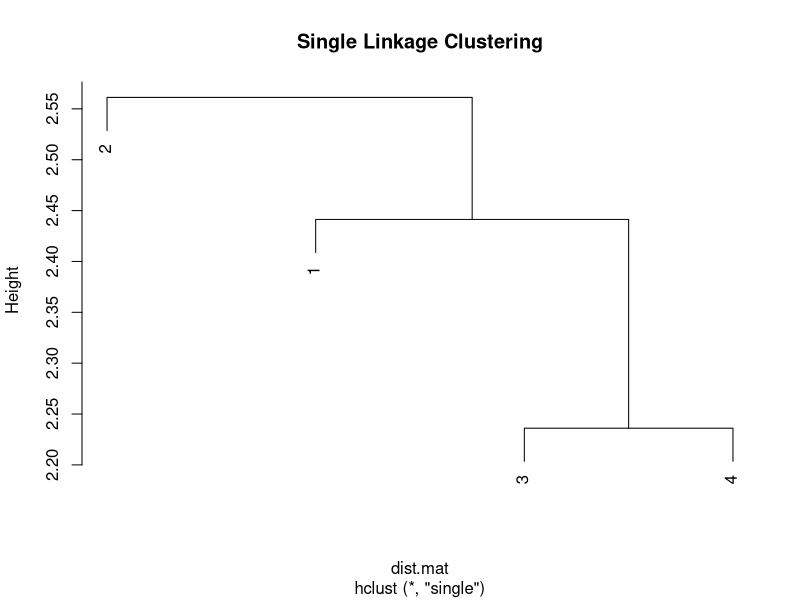
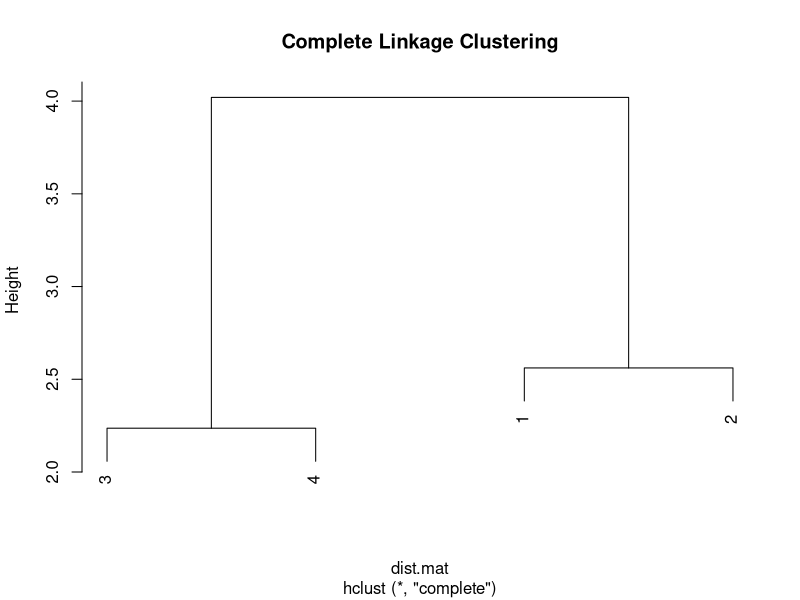
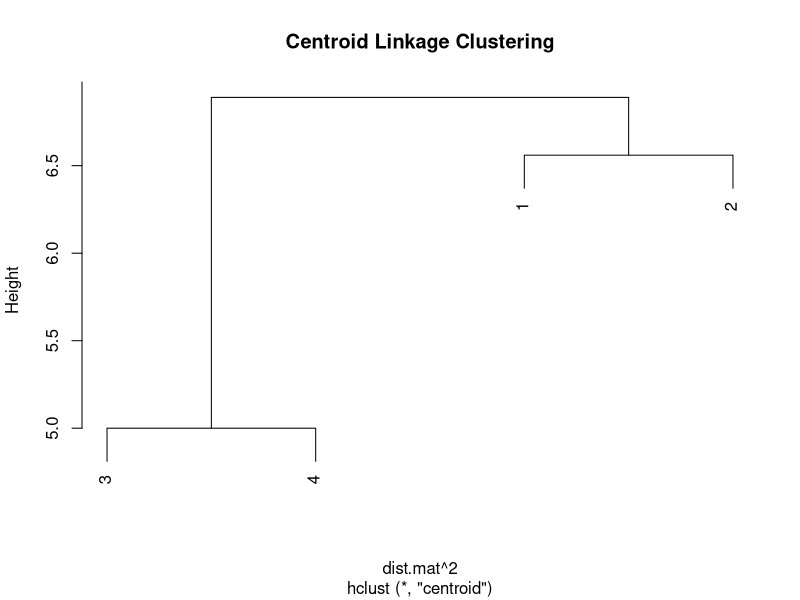
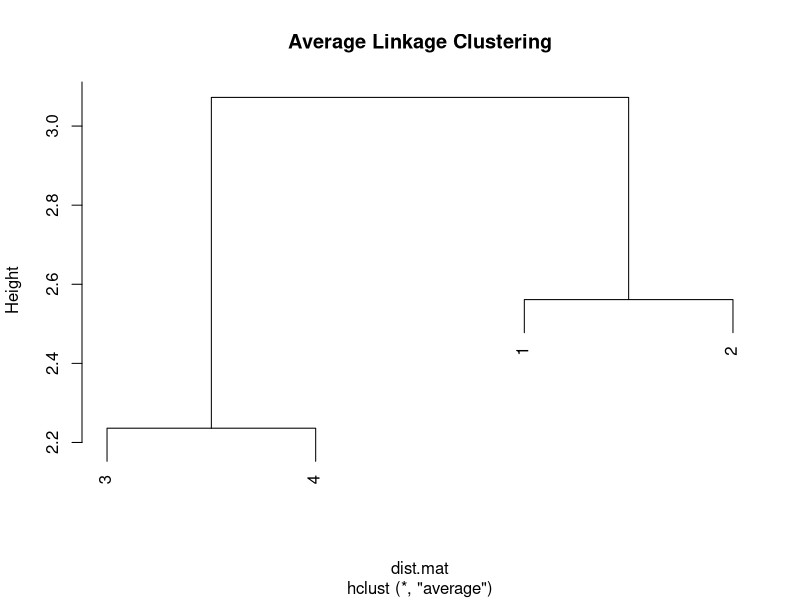
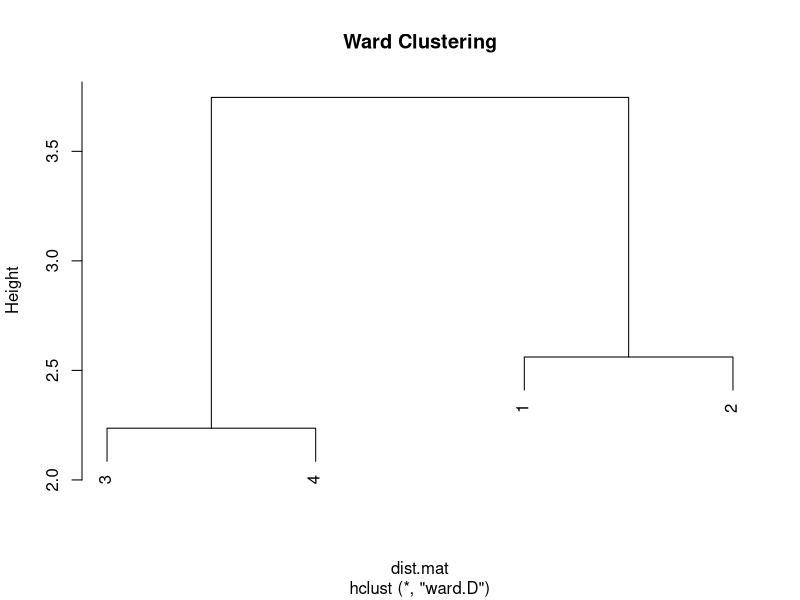

Recreate these plots in R, in order.

############################################################
# TwoVariable.R
# Hierarchical Clustering Demonstration
############################################################

set1 <- data.frame(
  var1 = c(2,4,6,4),
  var2 = c(3.4,5,3,2)
)

############################################################
# Distance matrix
dist.mat <- dist(set1, method = "euclidean")

############################################################
# Single linkage clustering
clust.single <- hclust(dist.mat, method = "single")
clust.single$merge
plot(clust.single, main = "Single Linkage Clustering")

############################################################
# Complete linkage clustering
clust.complete <- hclust(dist.mat, method = "complete")
clust.complete$merge
plot(clust.complete, main = "Complete Linkage Clustering")

############################################################
# Centroid linkage clustering
clust.centroid <- hclust(dist.mat^2, method = "centroid")
clust.centroid$merge
plot(clust.centroid, main = "Centroid Linkage Clustering")

############################################################
# Average linkage clustering
clust.average <- hclust(dist.mat, method = "average")
clust.average$merge
plot(clust.average, main = "Average Linkage Clustering")

############################################################
# Ward method
clust.ward <- hclust(dist.mat, method = "ward.D")
clust.ward$merge
plot(clust.ward, main = "Ward Clustering")
